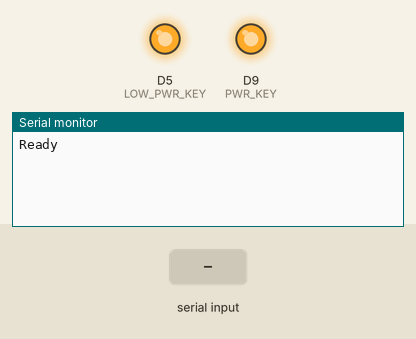
A sketch run on a simulated Arduino Zero (SAMD21). On the bench: output pins drawn as LEDs (lit = HIGH), the last lines printed to the serial monitor. Inputs (shaded band) come from the test bench.

Above: at 7.2 s.
7.3 s: "1\n" received over the second serial link
At 8.5 s:
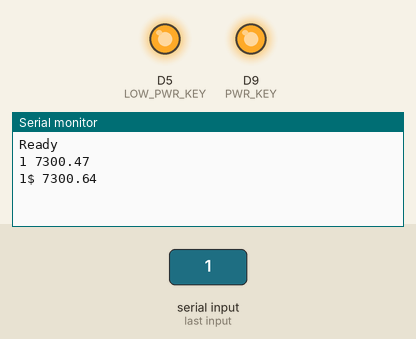
8.8 s: "0\n" received over the second serial link
At 9.6 s:
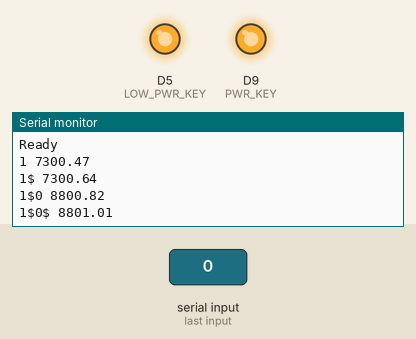
10.3 s: "2\n" received over the second serial link
At 10.8 s:
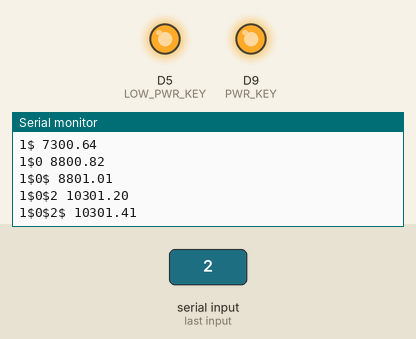

Measured:
- after the input at 7.3 s, the serial monitor: prints a new line at once (image 1)
- after the input at 8.8 s, the serial monitor: prints a new line at once (image 2)
- after the input at 10.3 s, the serial monitor: prints a new line at once (image 3)

The sketch:

response_time.ino
```cpp
int PWR_KEY = 9;
int RST_KEY = 6;
int LOW_PWR_KEY = 5;


unsigned long start_time;
String msg = "", response = "";


void setup() {
	/* Device setup */
	pinMode(PWR_KEY, OUTPUT);
	pinMode(RST_KEY, OUTPUT);
	pinMode(LOW_PWR_KEY, OUTPUT);
	digitalWrite(RST_KEY, LOW);
	digitalWrite(LOW_PWR_KEY, HIGH);
	digitalWrite(PWR_KEY, HIGH);
	digitalWrite(PWR_KEY, LOW);
	delay(3000);
	digitalWrite(PWR_KEY, HIGH);
	delay(3000);

	SerialUSB.begin(115200);
	Serial1.begin(115200);

	SerialUSB.println("Ready");
}


void loop() {
	/* Read from console */
	while (SerialUSB.available() > 0) {
		int c = SerialUSB.read();
        msg += (char)c;
        if (c == 13) {
            Serial1.write(msg.c_str());
            Serial1.flush();
            start_time = micros();
            msg = "";
            response = "";
        }
    }

	/* Read from GPRS */
	while (Serial1.available() > 0) {
        unsigned long time = micros() - start_time;
        int c = Serial1.read();
        if (c == 10)
            response += "$";
        else if (c == 13)
            response += "%";
        else
            response += (char)c;

        SerialUSB.print(response);
        SerialUSB.print(" ");
        SerialUSB.println((float)time/1000);
    }
}
```
